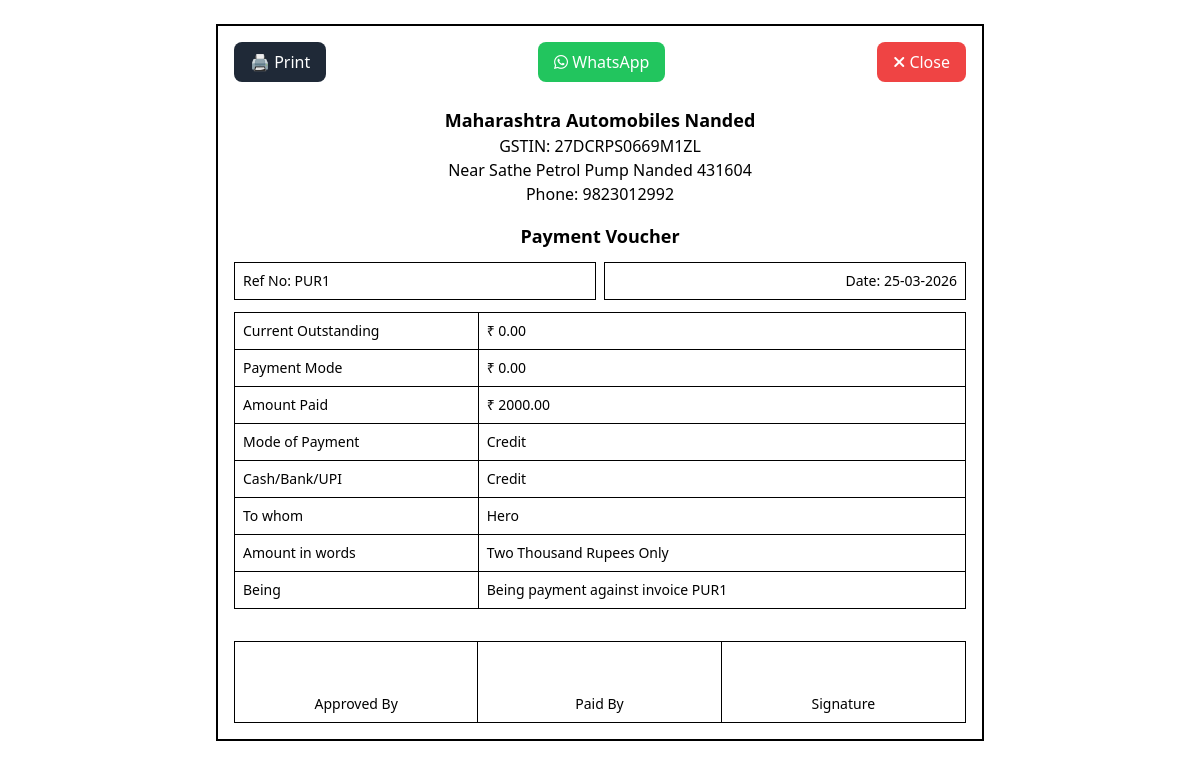
/payment-voucher/1/, run on the app's committed database.
### apps/core/models.py (models this page shows, shortened)
class Company(models.Model):
    name = models.CharField(max_length=150)
    owner = models.CharField(max_length=100, blank=True)
    gst = models.CharField(max_length=50, blank=True)
    address = models.TextField(blank=True)
    state = models.CharField(max_length=100, blank=True)
    country = models.CharField(max_length=100, default="India")
    financial_year_from = models.DateField()
    financial_year_to = models.DateField()

class Purchase(models.Model):
    payment_mode = models.CharField(
    max_length=10,
    choices=(
        ("cash", "Cash"),
        ("bank", "Bank"),
        ("credit", "Credit"),
    ),
    default="cash"
)
    supplier = models.ForeignKey(Supplier, on_delete=models.CASCADE)
    invoice_number = models.CharField(max_length=50)
    date = models.DateTimeField(auto_now_add=True)
    subtotal = models.DecimalField(max_digits=10, decimal_places=2, default=0)
    cgst = models.DecimalField(max_digits=10, decimal_places=2, default=0)
    sgst = models.DecimalField(max_digits=10, decimal_places=2, default=0)
    roundoff = models.DecimalField(max_digits=10, decimal_places=2, default=0)
    total = models.DecimalField(max_digits=10, decimal_places=2, default=0)
    @property
    def paid_amount(self):
        return self.paymentallocation_set.aggregate(
        total=Sum("amount")
    )["total"] or 0
    @property
    def balance(self):
         return self.total - self.paid_amount

class SupplierPayment(models.Model):
    supplier = models.ForeignKey("Supplier", on_delete=models.CASCADE)
    amount = models.DecimalField(max_digits=10, decimal_places=2)
    date = models.DateTimeField(auto_now_add=True)
    note = models.TextField(blank=True)

class PaymentAllocation(models.Model):
    payment = models.ForeignKey("SupplierPayment", on_delete=models.CASCADE)
    purchase = models.ForeignKey("Purchase", on_delete=models.CASCADE)
    amount = models.DecimalField(max_digits=10, decimal_places=2)

class Supplier(models.Model):
    name = models.CharField(max_length=200)
    phone = models.CharField(max_length=20, blank=True)
    gst = models.CharField(max_length=20, blank=True)
    address = models.TextField(blank=True)
    balance = models.DecimalField(max_digits=10, decimal_places=2, default=0)

### apps/core/views.py (the view)
# urls.py: path("payment-voucher/<int:id>/", views.payment_voucher, name="payment_voucher"),
def payment_voucher(request, id):
    allocation = PaymentAllocation.objects.get(id=id)
    amount_words = num2words(int(allocation.amount), lang='en').title()
    payment = allocation.payment
    purchase = allocation.purchase
    supplier = payment.supplier
    company = Company.objects.first()
    return render(request, "dashboard/payment_voucher.html", {
        "payment": payment,
        "purchase": purchase,
        "supplier": supplier,
        "amount": allocation.amount,
        "company": company,
        "amount_words": amount_words
    })

### templates/dashboard/payment_voucher.html (shortened to what this page needs)
<!DOCTYPE html>
<html>
<head>
    <script src="https://cdn.tailwindcss.com"></script>
    <link rel="stylesheet" href="https://cdnjs.cloudflare.com/ajax/libs/font-awesome/6.5.0/css/all.min.css">
</head>
<body class="bg-white text-black">
    <div class="print-area max-w-3xl mx-auto border-2 border-black p-4 mt-6">
        <div class="flex justify-between mb-6 print:hidden">
            <button onclick="window.print()" class="bg-gray-800 text-white px-4 py-2 rounded-lg">
                🖨 Print
            </button>
            <button onclick="sendWhatsApp()" class="bg-green-500 text-white px-4 py-2 rounded-lg">
                <i class="fa-brands fa-whatsapp"></i> WhatsApp
            </button>
            <button onclick="window.close()" class="bg-red-500 text-white px-4 py-2 rounded-lg">
                <i class="fa-solid fa-xmark"></i> Close
            </button>
        </div>
        <div class="mb-4 text-center">
            <h2 class="font-bold text-lg">
                {{ company.name }}
            </h2>
            <p>GSTIN: {{ company.gst }}</p>
            <p>{{ company.address }}</p>
            <p>Phone: 9823012992 {{ company.phone }}</p>
        </div>
        <h2 class="text-center text-lg font-bold text-black-600 mb-3">
            Payment Voucher
        </h2>
        <div class="flex justify-between mb-3 gap-2">
            <div class="border border-black p-2 w-1/2 text-sm">
                Ref No:
                {% if purchase %}
                {{ purchase.invoice_number }}
                {% else %}
                -
                {% endif %}
            </div>
            <div class="border border-black p-2 w-1/2 text-sm text-right">
                Date: {{ payment.date|date:"d-m-Y" }}
            </div>
        </div>
        <table class="w-full border border-black text-sm">
            <tr>
                <td class="border border-black p-2">Current Outstanding</td>
                <td class="border border-black p-2">
                    ₹
                    {% if purchase %}
                    {{ purchase.balance }}
                    {% else %}
                    0
                    {% endif %}
                </td>
            </tr>
            <tr>
                <td class="border border-black p-2">Payment Mode</td>
                <td class="border border-black p-2">
                    ₹
                    {% if purchase %}
                    {{ purchase.balance }}
                    {% else %}
                    0
                    {% endif %}
                </td>
            </tr>
            <tr>
                <td class="border border-black p-2 w-1/3">Amount Paid</td>
                <td class="border border-black p-2">₹ {{ amount }}</td>
            </tr>
            <tr>
                <td class="border border-black p-2">Mode of Payment</td>
                <td class="border border-black p-2">{{ purchase.payment_mode|title }}</td>
            </tr>
            <tr>
                <td class="border border-black p-2">Cash/Bank/UPI</td>
                <td class="border border-black p-2">{{ purchase.payment_mode|title }}</td>
            </tr>
            <tr>
                <td class="border border-black p-2">To whom</td>
                <td class="border border-black p-2">{{ supplier.name }}</td>
            </tr>
            <tr>
                <td class="border border-black p-2">Amount in words</td>
                <td class="border border-black p-2">
                    {{ amount_words }} Rupees Only
                </td>
            </tr>
            <tr>
                <td class="border border-black p-2">Being</td>
                <td class="border border-black p-2">
                    {{ payment.note|default:"Being payment against invoice " }}
                    {% if purchase %}
                    {{ purchase.invoice_number }}
                    {% else %}
                    -
                    {% endif %}
                </td>
            </tr>
        </table>
        <div class="grid grid-cols-3 mt-8 border border-black text-sm">
            <div class="border-r border-black h-20 flex items-end justify-center pb-2">
                Approved By
            </div>
            <div class="border-r border-black h-20 flex items-end justify-center pb-2">
                Paid By
            </div>
            <div class="h-20 flex items-end justify-center pb-2">
                Signature
            </div>
        </div>
    </div>
</body>
</html>

### data on the page
Company: name "Maharashtra Automobiles Nanded", gst "27DCRPS0669M1ZL", address "Near Sathe Petrol Pump Nanded 431604"
Purchase: invoice_number "PUR1", balance "0.00", payment_mode "Credit"
SupplierPayment: date "25-03-2026", note "Being payment against invoice"
PaymentAllocation: amount "2000.00"
Supplier: name "Hero"

### other printed values
{{ amount_words }} "Two Thousand"
